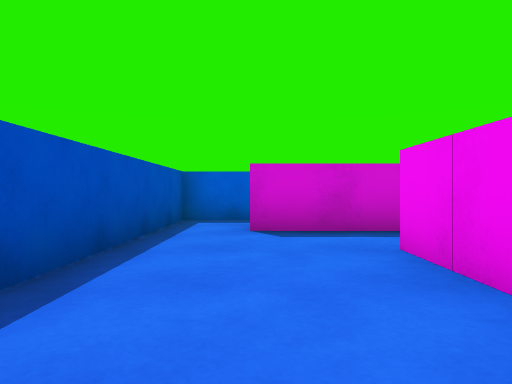
View 1 (above)

19 first-person views from a walk through a scene from a Unity 3-D project. The camera is 0.58 m above the floor, looks level and sees 70° across. The floor is counted in squares, 1 m on a side. Each view is taken from the middle of a square. On the plan, view 1 faces up. The plan holds only what a view shows up to about 10 squares ahead; the rest is blank. The player is left out.

View 2
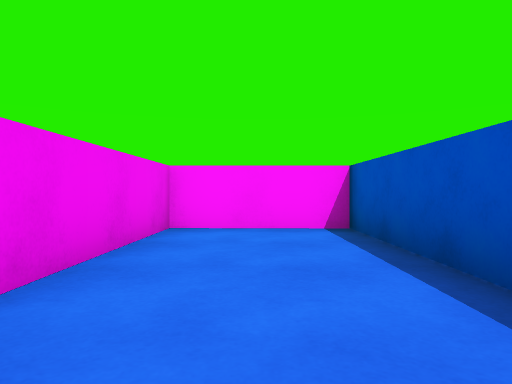

View 3
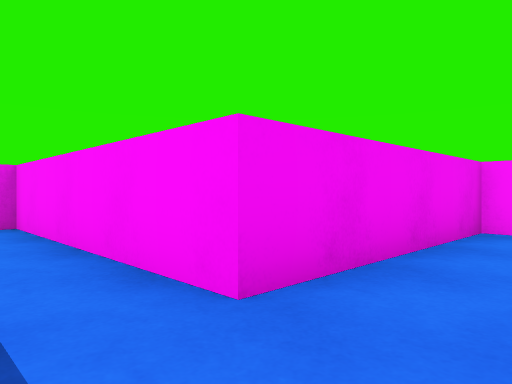

View 4
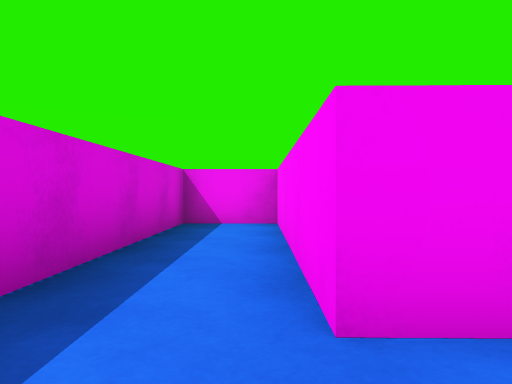

View 5
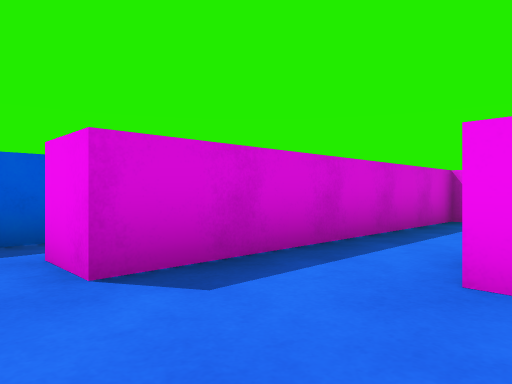

View 6
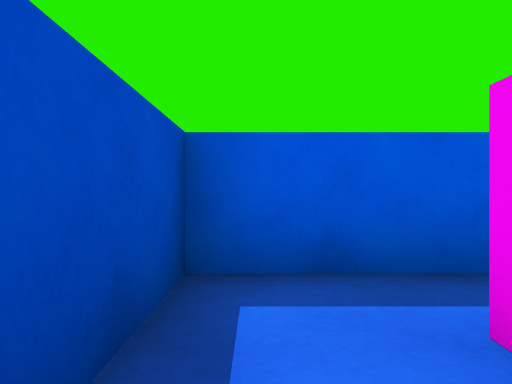

View 7
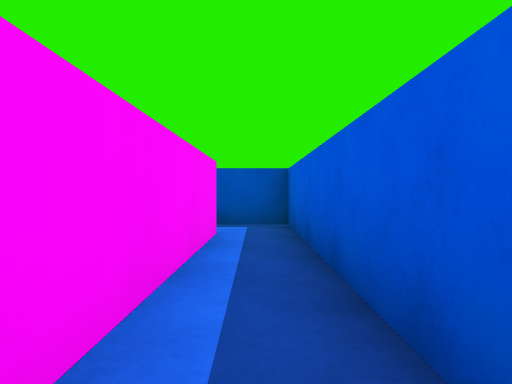

View 8
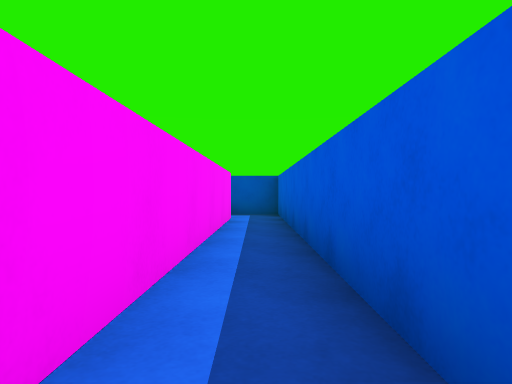

View 9
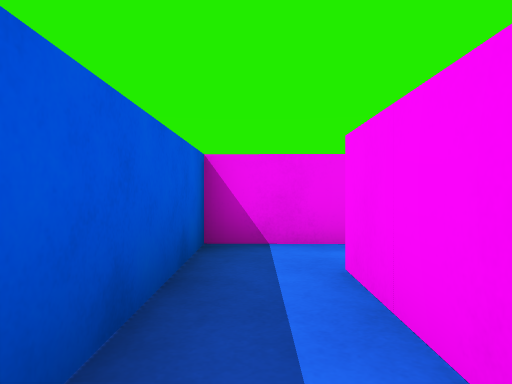

View 10
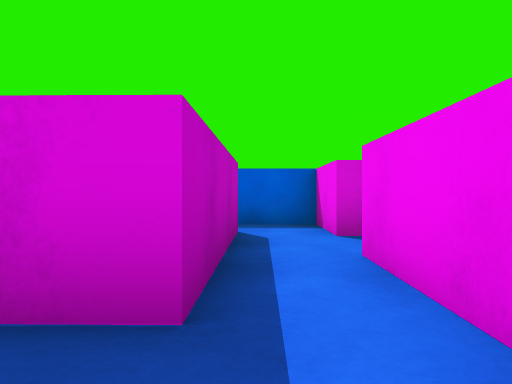

View 11
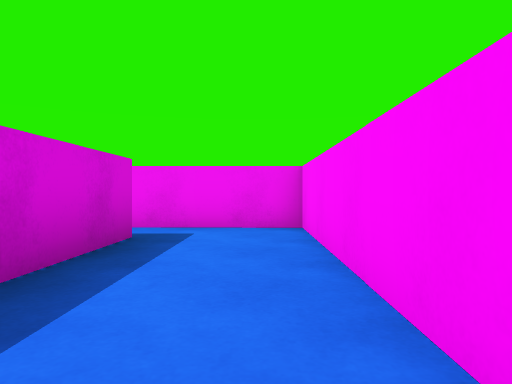

View 12
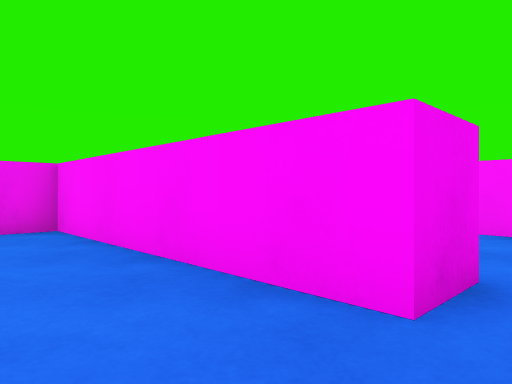

View 13
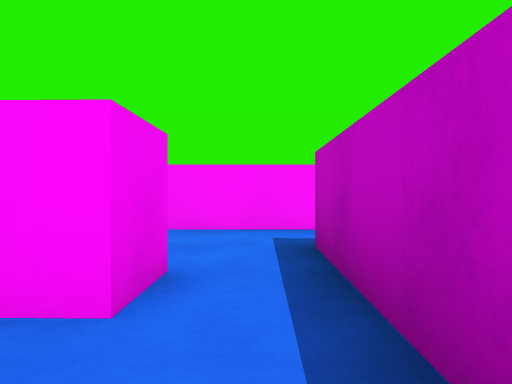

View 14
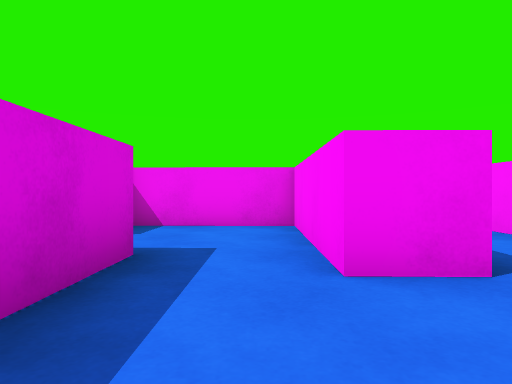

View 15
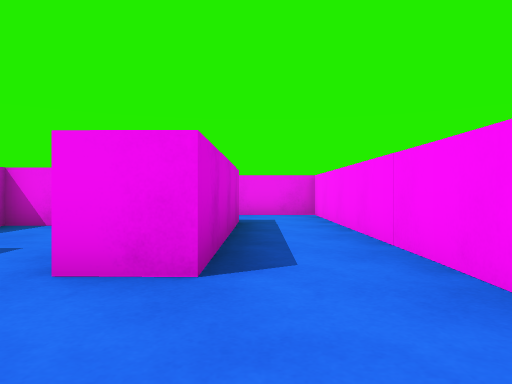

View 16
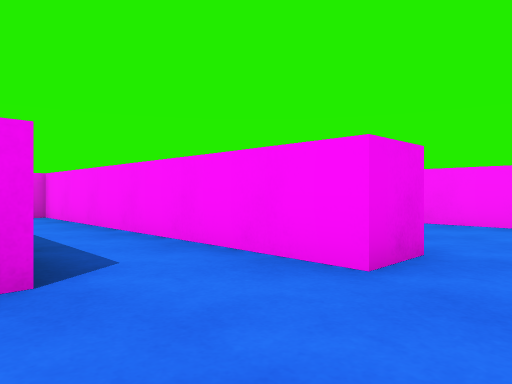

View 17
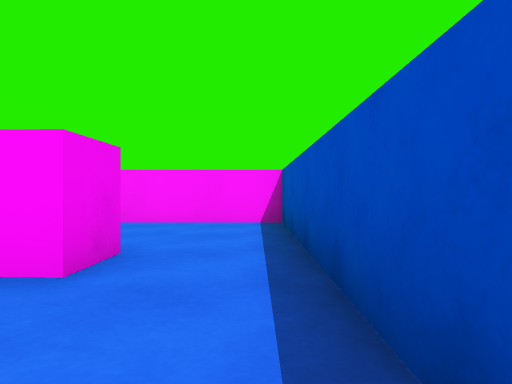

View 18
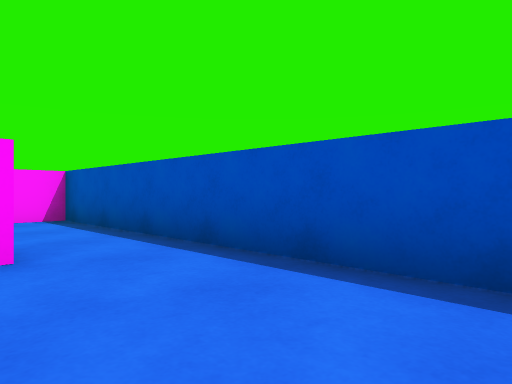

View 19
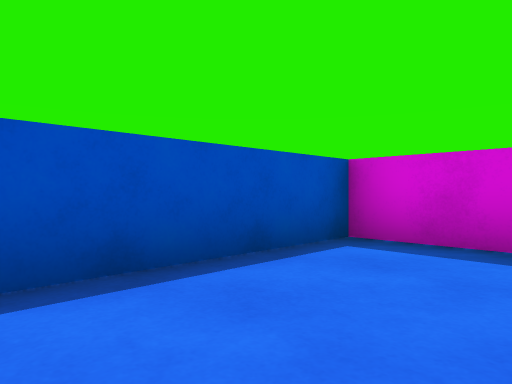

### Floor plan
Points are (right, up) in squares from view 1. A wall is a line through its corners. A room is listed if a view was taken in it or the views show most of it. See-through windows are left out.
Room 1 (views 1, 2, 3, 4, 5, 6)
walls: (-1.5, 6.6) (-1.5, -0.8) (1.4, -0.9) (1.5, 3.7) (6.7, 3.6) (6.7, 5.3) (-0.1, 5.4) (-0.1, 6.5)
ways out: opening at (-1, 6) to room 2
Room 2 (views 7, 8, 9)
walls: (-0.1, 6.5) (7.7, 6.3); (9, 5.8) (9, 7.6) (-1.5, 7.6) (-1.5, 6.6)
ways out: opening at (-1, 6) to room 1; opening at (8, 6)
Room 3 (views 10, 11, 12, 13)
walls: (3.7, 0.3) (8.9, 0.2) (9, 4.4); (7.7, 4.6) (7.7, 2.6) (5.2, 2.6)
ways out: opening at (3, 0) to room 5; opening at (8, 3.5)
Room 4 (views 14, 15, 16, 17, 18, 19)
walls: (0.3, -7.5) (0.3, -6.5) (8.2, -6.6) (8.2, -4.6); (2.4, -1.9) (-1.5, -1.8) (-1.5, -10.9) (1.6, -10.9); (6, -4.7) (1.3, -4.6) (1.3, -3.6) (2.5, -3.6)
ways out: opening at (2, -3) to room 5
Room 5 (no view inside)
walls: (3.6, -0.8) (3.7, 0.3); (2.5, -3.6) (5.2, -3.7) (5.3, -0.7); (2.4, 1.3) (2.4, -1.9)
ways out: opening at (3, 0) to room 3; opening at (2, -3) to room 4

Where each view was taken, in squares from view 1:
view 1: 0 up, 0 right, facing up
view 2: 5 up, 0 right, facing down
view 3: 5 up, 0 right, facing down-right
view 4: 4 up, 0 right, facing right
view 5: 3 up, 1 left, facing up-right
view 6: 5 up, 1 left, facing up
view 7: 7 up, 5 right, facing left
view 8: 7 up, 8 right, facing left
view 9: 7 up, 5 right, facing right
view 10: 1 up, 8 right, facing up
view 11: 1 up, 3 right, facing right
view 12: 2 up, 3 right, facing down-right
view 13: 2 up, 3 right, facing down
view 14: 3 down, 1 left, facing right
view 15: 5 down, 1 left, facing right
view 16: 4 down, 1 left, facing down-right
view 17: 4 down, 1 left, facing down
view 18: 3 down, 1 right, facing down-left
view 19: 6 down, 1 right, facing up-left
